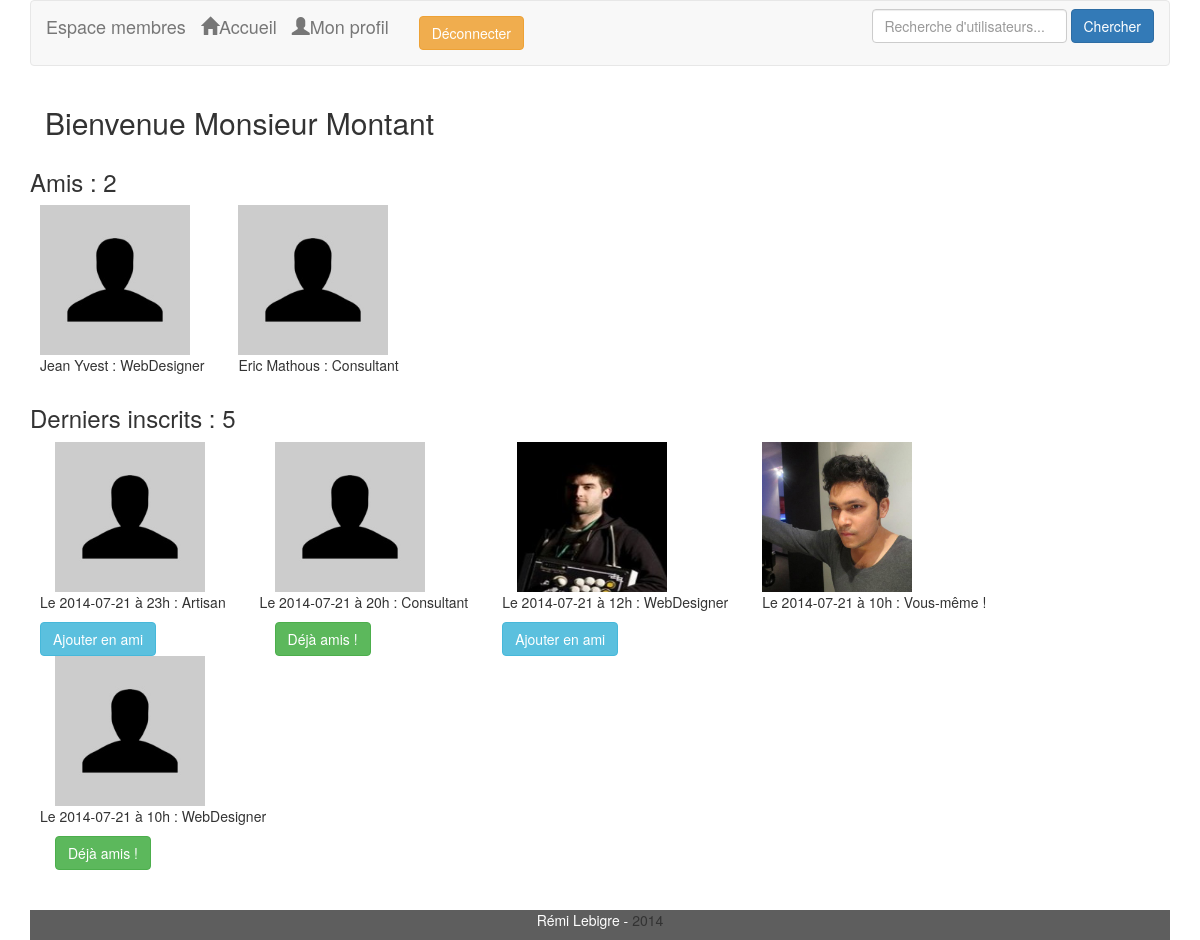
/index.php (signed in), run on the app's committed database.
### tables this page shows
CREATE TABLE IF NOT EXISTS `user` (
  `email` varchar(50) NOT NULL,
  `gender` varchar(5) DEFAULT NULL,
  `firstname` varchar(50) DEFAULT NULL,
  `lastname` varchar(50) DEFAULT NULL,
  `password` varchar(100) DEFAULT NULL,
  `job` varchar(50) DEFAULT NULL,
  `registerdate` datetime DEFAULT NULL,
  `avatar` varchar(80) DEFAULT NULL,
  `id` int(11) NOT NULL AUTO_INCREMENT,
  PRIMARY KEY (`id`),
  UNIQUE KEY `email` (`email`)
);

CREATE TABLE IF NOT EXISTS `friends` (
  `id1` int(11) NOT NULL,
  `id2` int(11) NOT NULL,
  PRIMARY KEY (`id1`,`id2`),
  KEY `fk_friends_user_idx` (`id1`),
  KEY `fk_friends_user1_idx` (`id2`)
);

### index.php (called while the page is built, shortened)
<?php
    require 'inc/conf.inc.php';
    new Controller();

### src/memberspace/model/User.class.php (called while the page is built, shortened)
<?php namespace memberspace\model;
    class User
    {
        private $sGender;
        private $sLastName;
        private $sFirstName;
        private $sJob;
        private $sRegisterDate;
        private $sAvatar;
        private $iId;
        public function setAvatar($sAvatar)
        {
            $this->sAvatar = addslashes($sAvatar);
        }
        public function getAvatar()
        {
            return $this->sAvatar;
        }
        public function setFirstName($sFirstName)
        {
            $this->sFirstName = ucfirst(addslashes($sFirstName));
        }
        public function getFirstName()
        {
            return $this->sFirstName;
        }
        public function setGender($sGender)
        {
            $this->sGender = addslashes($sGender);
        }
        public function getGender()
        {
            return $this->sGender;
        }
        public function setJob($sJob)
        {
            $this->sJob = addslashes($sJob);
        }
        public function getJob()
        {
            return $this->sJob;
        }
        public function setLastName($sLastName)
        {
            $this->sLastName = ucfirst(addslashes($sLastName));
        }
        public function getLastName()
        {
            return $this->sLastName;
        }
        public function getId()
        {
            return $this->iId;
        }
        public function setId($iId)
        {
            $this->iId = $iId;
        }
        public function setRegisterDate($sRegisterDate)
        {
            $this->sRegisterDate = $sRegisterDate;
        }
        public function getRegisterDate()
        {
            return $this->sRegisterDate;
        }
    }

### src/memberspace/model/dao/UserManager.class.php (called while the page is built, shortened)
<?php namespace memberspace\model\dao;
class UserManager
{
    private static function convertToObject($aUser)
    {
        $oUser = new User();
        $oUser->setEmail($aUser['email']);
        $oUser->setPassword($aUser['password']);
        $oUser->setLastName($aUser['lastname']);
        $oUser->setFirstName($aUser['firstname']);
        $oUser->setAvatar($aUser['avatar']);
        $oUser->setGender($aUser['gender']);
        $oUser->setJob($aUser['job']);
        $oUser->setRegisterDate($aUser['registerdate']);
        $oUser->setId($aUser['id']);
        return $oUser;
    }
    public static function getNumberLimit($iLimit)
    {
        $sQuery = 'select * from user order by registerdate desc limit ' . $iLimit . '';
        $aUsers = array();
        foreach (DBOperation::getAll($sQuery) as $aProduct) {
            $aUsers[] = self::convertToObject($aProduct);
        }
        return $aUsers;
    }
    public static function get(User $oUser)
    {
        $sQuery = "select * from user where id ='{$oUser->getId()}' limit 1";
        return self::convertToObject(DBOperation::getOne($sQuery));
    }
}

### src/memberspace/model/dao/DBOperation.class.php (called while the page is built, shortened)
<?php  namespace memberspace\model\dao;
    class DBOperation
    {
        private static $oDataBase = null;
        private static function init()
        {
            if (null === self::$oDataBase) {
                self::$oDataBase = new \PDO('mysql:host=' . self::HOST . ';dbname=' . self::NAME, self::USER, self::PWD);
                self::$oDataBase->exec("SET CHARACTER SET utf8");
                self::$oDataBase->setAttribute(\PDO::ATTR_DEFAULT_FETCH_MODE, \PDO::FETCH_ASSOC);
            }
        }
        public static function getAll($sQuery)
        {
            try {
                $aAll = array();
                foreach (self::$oDataBase->query($sQuery) as $aRow) {
                    $aAll[] = $aRow;
                }
            } catch (\PDOException $oPdoException) {
                echo 'PDO Exception : ' . $oPdoException->getMessage();
            }
            return $aAll;
        }
        public static function getOne($sQuery)
        {
            try {
                $oQueryResult = self::$oDataBase->query($sQuery);
                $aRow = $oQueryResult->fetch();
            } catch (PDOException $oPdoException) {
                echo 'PDO Exception : ' . $oPdoException->getMessage();
            }
            return $aRow;
        }
    }

### inc/conf.inc.php (called while the page is built, shortened)
<?php
    function autoloadItemsClass($sClassName)
    {
        $sFilePath = ROOT . 'src/' . str_replace('\\', '/',$sClassName) . '.class.php';
    }

### src/memberspace/model/dao/FriendsManager.class.php (called while the page is built, shortened)
<?php namespace memberspace\model\dao;
class FriendsManager
{
    private static function convertToObject($aUser)
    {
        $oUser = new User();
        $oUser->setEmail($aUser['email']);
        $oUser->setPassword($aUser['password']);
        $oUser->setLastName($aUser['lastname']);
        $oUser->setFirstName($aUser['firstname']);
        $oUser->setAvatar($aUser['avatar']);
        $oUser->setGender($aUser['gender']);
        $oUser->setJob($aUser['job']);
        $oUser->setRegisterDate($aUser['registerdate']);
        $oUser->setId($aUser['id']);
        return $oUser;
    }
    public static function getAll(User $oUser)
    {
        $iUserId = $oUser->getId();
        $sQuery = 'select * from user u, friends f where (f.id1 = u.id AND f.id2="' . $iUserId . '") OR (f.id2 = u.id AND f.id1="' . $iUserId . '")';
        $aFriends = array();
        foreach (DBOperation::getAll($sQuery) as $aUser) {
            $aFriends[] = self::convertToObject($aUser);
        }
        return $aFriends;
    }
}

### src/memberspace/view/layouts/site.lastsubscribed.layout.php (the view, shortened to what this page needs)
<h3>Derniers inscrits : <?= count($aUsers) ?></h3>
<ul class="list-inline">
    <?php foreach ($aUsers as $oUser): ?>
        <?php if ($_SESSION['login'] != $oUser->getId()) : ?>
            <li>
                    <a href="index.php?page=member&id=<?= $oUser->getId() ?>">
                        <img class="avatar" src="<?= $oUser->getAvatar() ?>"
                             alt="<?= $oUser->getFirstName() ?><?= $oUser->getLastName() ?> "/>
                    </a>
                <div class="row">
                    <p>Le <?= substr($oUser->getRegisterDate(), 0, 11) ?> à <?= substr($oUser->getRegisterDate(), 11, 2) ?>h : <?= $oUser->getJob() ?></p>
                </div>
                <?php if(!in_array($oUser->getId(),$aFriendsId)) : ?>
                <div class="row">
                    <form action="" method="post">
                        <button class="btn btn-info">Ajouter en ami</button>
                    </form>
                </div>
                <?php else : ?>
                    <button class="btn btn-success">Déjà amis !</button>
                <?php endif; ?>
            </li>
        <?php else : ?>
            <li>
                <div class="row">
                    <a href="index.php?page=member&id=<?= $oUser->getId() ?>">
                        <img class="avatar" src="<?= $oUser->getAvatar() ?>"
                             alt="<?= $oUser->getFirstName() ?><?= $oUser->getLastName() ?> "/>
                    </a>
                </div>
                <div class="row">
                    <p>Le <?= substr($oUser->getRegisterDate(), 0, 11) ?> à <?= substr($oUser->getRegisterDate(), 11, 2) ?>h : Vous-même !</p>
                </div>
            </li>
        <?php endif; ?>
    <?php endforeach; ?>
</ul>

### src/memberspace/view/home.php
<div class="container">
    <?php if (!array_key_exists('login', $_SESSION)): ?>
    <section class="row">
        <div class="col-md-5">
            <h2>Déjà membre ? <span class="text-muted">Connectez-vous</span></h2>
            <?php if ($bConnectError): ?>
                <div class="alert alert-danger alert-dismissible" role="alert">
                    <button type="button" class="close" data-dismiss="alert"><span aria-hidden="true">&times;</span><span
                            class="sr-only">Close</span></button>
                    <strong>Erreur!</strong> Impossible de vous connecter. Vérifier votre email et votre mot de passe.
                </div>
            <?php endif; ?>
            <form id="loginform" class="form-horizontal" action="" method="post" role="form">
                <div class="form-group">
                    <input type="email" name="email" id="email" class="form-control" placeholder="Votre email"/>
                    <input type="password" name="password" id="password" class="form-control" placeholder="******"/>
                    <input type="hidden" name="connexion"/>
                    <button class="btn btn-primary" type="submit">Se connecter</button>
                </div>
            </form>
        </div>
        <div class="col-md-1"></div>
        <div class="col-md-5">
            <h2><span class="text-muted">Qu'est ce qu'</span>espace membres ?</h2>
            <p>Lorem ipsum dolor sit amet, consectetur adipisicing elit. At consectetur cupiditate delectus deleniti ex,
                illum labore laudantium officia.</p>
        </div>
    </section>
    <section class="row" id="subscribed_panel">
        <h2>Ils nous font <span class="text-muted">confiance</span></h2>
        <?php require ROOT . 'src/memberspace/view/layouts/site.randomsubscribed.layout.php'; ?>
    </section>
        <h2>Connectez-vous et interagissez <span class="text-muted">entre membres !</span></h2>
        <div class="row">
            <div class="col-md-4">
                <p>Lorem ipsum dolor sit amet, consectetur adipisicing elit. A, doloribus esse illum in laudantium
                    mollitia,
                    quae quo
                    rerum sapiente, vel vero voluptates? Amet harum, impedit minima porro repellat velit
                    voluptatibus!</p>
            </div>
            <div class="col-md-4">
                <p>Lorem ipsum dolor sit amet, consectetur adipisicing elit. Asperiores consectetur consequatur
                    consequuntur
                    deserunt
                    enim hic iusto, laboriosam non obcaecati pariatur reprehenderit totam! At dignissimos incidunt,
                    labore
                    nostrum quod
                    repellat sit.Lorem ipsum dolor sit amet, consectetur adipisicing elit. Animi aspernatur assumenda
                    atque
                    aut
                    autem delectus
                    deserunt explicabo, facere ipsa, labore maxime minima, porro praesentium quasi quis sequi similique
                    temporibus voluptatum.</p>
            </div>
            <div class="col-md-4">
                <p>Lorem ipsum dolor sit amet, consectetur adipisicing elit. A, doloribus esse illum in laudantium
                    mollitia,
                    quae quo
                    rerum sapiente, vel vero voluptates? Amet harum, impedit minima porro repellat velit
                    voluptatibus!</p>
            </div>
        </div>
    <?php else: ?>
        <h2>Bienvenue <?php if ($oLoggedUser->getGender() == 'homme') {
                echo 'Monsieur ';
            } else {
                echo 'Madame ';
            }
            echo $oLoggedUser->getLastName() ?> </h2>
        <div class="row">
            <?php require ROOT . 'src/memberspace/view/layouts/site.friends.layout.php'; ?>
        </div>
        <div class="row">
            <?php require ROOT . 'src/memberspace/view/layouts/site.lastsubscribed.layout.php'; ?>
        </div>
    <?php endif; ?>
</div>

### src/memberspace/view/layouts/site.friends.layout.php
<h3>Amis : <?= count($aFriends) ?></h3>
<ul class="list-inline">
    <?php foreach ($aFriends as $oUser): ?>
        <li>
            <div class="row">
                <a href="index.php?page=member&id=<?= $oUser->getId() ?>"><img class="avatar"
                        src="<?= $oUser->getAvatar() ?>"
                        alt="<?= $oUser->getFirstName() ?><?= $oUser->getLastName() ?> "/>
                </a>
            </div>
            <div class="row">
                <?= $oUser->getFirstName() ?> <?= $oUser->getLastName() ?> : <?= $oUser->getJob() ?>
            </div>
        </li>
    <?php endforeach ?>
</ul>

### data on the page
user: lastname "Montant", avatar (picture), registerdate "2014-07-21", registerdate "10"
friends: id1.avatar (picture), id1.firstname "Jean", id1.lastname "Yvest", id1.job "WebDesigner"
friends: id2.avatar (picture), id2.firstname "Eric", id2.lastname "Mathous", id2.job "Consultant"
user: avatar (picture), registerdate "2014-07-21", registerdate "23", job "Artisan"
user: avatar (picture), registerdate "2014-07-21", registerdate "20", job "Consultant", shows "Déjà amis !"
user: avatar (picture), registerdate "2014-07-21", registerdate "12", job "WebDesigner"
user: avatar (picture), registerdate "2014-07-21", registerdate "10", job "WebDesigner", shows "Déjà amis !"

### other printed values
count($aFriends) "2"
count($aUsers) "5"
